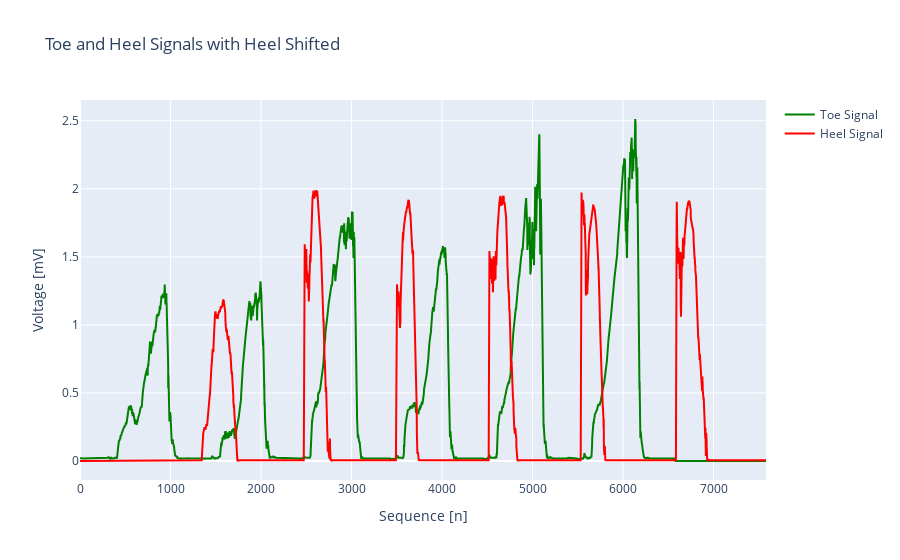

Notebook code for this chart:
### Code cell
new_heel = []
for i in range (len(heel)):
    new_heel.append(heel[i])

k_slider = 1000
for i in range(len(heel)):
    if i < k_slider:
        heel[i] = 0
    else:
        heel[i] = new_heel[i-k_slider]
for i in range(k_slider):
    heel.append(new_heel[len(new_heel)-k_slider+i])
    toe.append(0)

plotly_with_slider = go.Figure()
plotly_with_slider.add_trace(go.Scatter(x=list(range(len(heel))), y=toe, mode='lines', name='Toe Signal', line=dict(color='green')))
# Add the shifted heel signal to the plot
plotly_with_slider.add_trace(go.Scatter(x=list(range(len(heel))), y=heel, mode='lines', name='Heel Signal', line=dict(color='red')))

# Customize the layout
plotly_with_slider.update_layout(
    xaxis_title="Sequence [n]",
    yaxis_title="Voltage [mV]",
    title="Toe and Heel Signals with Heel Shifted",
    xaxis=dict(showgrid=True),
    yaxis=dict(showgrid=True)
)

plotly_with_slider.show()

### Figure 1 — Plotly figure (JSON) as saved in the notebook; plotly's stock layout.template omitted (floating-point values rounded to 4 significant figures; data arrays with more than 128 entries replaced by an {"elided": "..."} marker saying what was removed)
{"data": [{"line": {"color": "green"}, "mode": "lines", "name": "Toe Signal", "type": "scatter", "x": {"elided": "7581 int values"}, "y": {"elided": "7581 float values"}}, {"line": {"color": "red"}, "mode": "lines", "name": "Heel Signal", "type": "scatter", "x": {"elided": "7581 int values"}, "y": {"elided": "7581 float values"}}], "layout": {"title": {"text": "Toe and Heel Signals with Heel Shifted"}, "xaxis": {"showgrid": true, "title": {"text": "Sequence [n]"}}, "yaxis": {"showgrid": true, "title": {"text": "Voltage [mV]"}}}}
